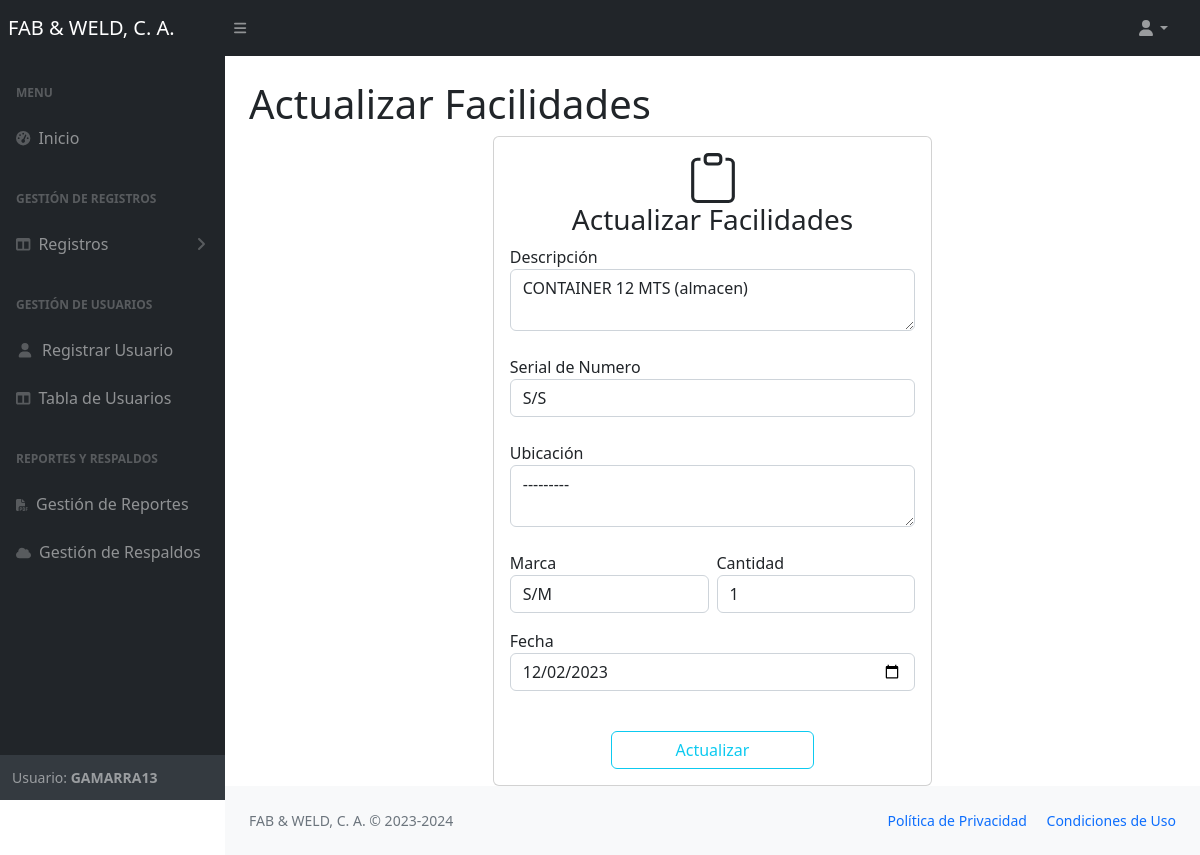
Page /views/actualizar_facilidades.php?id=3 (signed in) on the committed database.
### tables this page shows
CREATE TABLE `users` (
  `id` int NOT NULL,
  `username` varchar(100) DEFAULT NULL,
  `email` varchar(100) NOT NULL,
  `passwordd` varchar(255) DEFAULT NULL,
  `estatus` varchar(50) NOT NULL,
  `role_id` int DEFAULT NULL
);

CREATE TABLE `facilidades` (
  `id` int NOT NULL,
  `descripcion` varchar(255) DEFAULT NULL,
  `serial_number` varchar(255) DEFAULT NULL,
  `ubicacion` varchar(255) DEFAULT NULL,
  `marca` varchar(255) DEFAULT NULL,
  `cantidad` int DEFAULT NULL,
  `fecha` date DEFAULT NULL
);

### views/actualizar_facilidades.php (the view, shortened to what this page needs)
<?php
require"../php/conexion.php";
$id= $_GET['id'];
$consulta= "SELECT * FROM facilidades WHERE id=$id";
$ejecute= $conexion->query($consulta);
$extraer= $ejecute->fetch_assoc();
 ?>
<?php require'nav.php';?>
<div id="layoutSidenav_content">
                <main>
                    <div class="container-fluid px-4">
                        <h1 class="mt-4">Actualizar Facilidades</h1>
                        <div class="container">
    <div class="row">
      <div class="col-md-6 mx-auto">
      <div class="card">
  <div class="card-body">
  <center><h3>Actualizar Facilidades</h3></center>
  <form action="../php/actualizar2.php?id=<?=$extraer['id']?>" method="POST">
   <div class="row g-2">
   <div class="mb-3">
    <label for="floatingInput">Descripción</label>
  <Textarea type="text" class="form-control"   name="descripcion"  required><?php echo $extraer['descripcion'] ?></Textarea>
</div>
  <div class="mb-3">
    <label for="floatingInputGrid">Serial de Numero</label>
      <input type="text" class="form-control" name="serial_number" value="<?php echo $extraer['serial_number'] ?>" required>
    </div>
  <div class="mb-3">
    <label for="floatingInput">Ubicación</label>
  <Textarea type="text" class="form-control"   name="ubicacion"   required><?php echo $extraer['ubicacion'] ?></Textarea>
</div>
<div class="col-md">
  <div class="mb-3">
    <label for="floatingInputGrid">Marca</label>
      <input type="text" class="form-control" name="marca" value="<?php echo $extraer['marca'] ?>" required>
    </div>
  </div>
  <div class="col-md">
  <div class="mb-3">
    <label for="floatingInputGrid">Cantidad</label>
    <input type="number" class="form-control" name="cantidad" value="<?php echo $extraer['cantidad'] ?>" required>
    </div>
  </div>
  </div>
  <div class="mb-3">
  <label  for="autoSizingSelect">Fecha</label>
  <input type="date" class="form-control" name="fecha" value="<?php echo $extraer['fecha'] ?>" required>
    </div>
<br>
<div class="d-grid gap-2 col-6 mx-auto">
  <button type="submit" class="btn btn-outline-info">Actualizar</button>
</div>
</form>
  </div>
</div>
</div>
 </div>
                </main>
                <?php require'footer.php';?>

### views/nav.php (shortened to what this page needs)
<?php
require"../php/conexion.php";
$id = $_SESSION["id"];
$rol1=2;
$estatus='estatus';
$consulta = "SELECT * FROM users WHERE id = '$id'  OR $rol1='role_id' AND $estatus='estatus'";
$result = mysqli_query($conexion, $consulta);
$row= $result->fetch_assoc();
if (mysqli_num_rows($result) == 0) {
    echo"<script>
    alert('Por favor debe de iniciar sesión');
    window.location.href='../index.php';
</script>";
    session_destroy();
      mysqli_close($conexion);
}if (!$result=mysqli_query($conexion, $consulta)) {
	echo("Error description:".mysqli_error($conexion));
}
    ?>
<!DOCTYPE html>
<html lang="en">
    <head>
        <link href="https://cdn.jsdelivr.net/npm/simple-datatables@7.1.2/dist/style.min.css" rel="stylesheet" />
        <link href="../css/styles.css" rel="stylesheet" />
    </head>
    <body class="sb-nav-fixed">
        <nav class="sb-topnav navbar navbar-expand navbar-dark bg-dark">
            <a class="navbar-brand ps-2" href="home.php">FAB & WELD, C. A.</a>
            <button class="btn btn-link btn-sm order-1 order-lg-0 me-4 me-lg-0" id="sidebarToggle" href="#!"><i class="fas fa-bars"></i></button>
            <ul class="navbar-nav ms-auto ms-md-0 me-3 me-lg-4">
                <li class="nav-item dropdown">
                    <a class="nav-link dropdown-toggle" id="navbarDropdown" href="#" role="button" data-bs-toggle="dropdown" aria-expanded="false"><i class="fas fa-user fa-fw"></i></a>
                </li>
            </ul>
        </nav>
        <div id="layoutSidenav">
            <div id="layoutSidenav_nav">
                <nav class="sb-sidenav accordion sb-sidenav-dark" id="sidenavAccordion">
                    <div class="sb-sidenav-menu">
                        <div class="nav">
                            <div class="sb-sidenav-menu-heading">Menu</div>
                            <a class="nav-link" href="home.php">
                                <div class="sb-nav-link-icon"><i class="fas fa-tachometer-alt"></i></div>
                                Inicio
                            </a>
                            <div class="sb-sidenav-menu-heading">Gestión de Registros</div>
                            <a class="nav-link collapsed" href="#" data-bs-toggle="collapse" data-bs-target="#collapseLayouts" aria-expanded="false" aria-controls="collapseLayouts">
                                <div class="sb-nav-link-icon"><i class="fas fa-columns"></i></div>
                                Registros
                                <div class="sb-sidenav-collapse-arrow"><i class="fas fa-angle-down"></i></div>
                            </a>
                            <div class="sb-sidenav-menu-heading">Gestión de Usuarios</div>
                            <a class="nav-link" href="nuevo_user.php">
                                <div class="sb-nav-link-icon"><i class="fas fa-user fa-fw"></i></div>
                               Registrar Usuario
                            </a>
                            <a class="nav-link" href="usuarios.php">
                                <div class="sb-nav-link-icon"><i class="fas fa-columns"></i></div>
                               Tabla de  Usuarios
                            </a>
                            <div class="sb-sidenav-menu-heading">Reportes y Respaldos</div>
                            <a class="nav-link" href="reportes.php">
                                <div class="sb-nav-link-icon"><i class='fas fa-file-pdf' style='font-size:12px'></i></div>
                               Gestión de Reportes
                            </a>
                            <a class="nav-link" href="backups.php">
                                <div class="sb-nav-link-icon"><i class='fas fa-cloud' style='font-size:12px'></i></div>
                              Gestión de Respaldos
                            </a>
                        </div>
                    </div>
                    <div class="sb-sidenav-footer">
                        <div class="small">Usuario: <b style="text-transform: uppercase"><?php echo $row['username'] ?></b></div>
                    </div>
                </nav>
            </div>

### rows in the picture
users: username "GAMARRA13"
facilidades: descripcion "CONTAINER 12 MTS (almacen)", serial_number "S/S", ubicacion "---------", marca "S/M", cantidad "1", fecha "12/02/2023"
